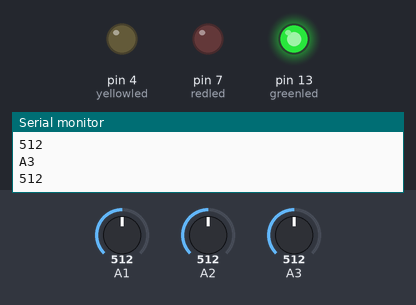
Bench run of a sketch on a simulated Arduino Uno, built with avr-gcc and run on an emulated ATmega328P. Parts: output pins drawn as LEDs (lit = HIGH), the last lines printed to the serial monitor. The inputs (shaded band) are chosen by the test bench; at power-on: A3 = 512, A1 = 512, A2 = 512.

Above: at 1.2 s.
1.3 s: A3 set to 40
At 2.3 s:
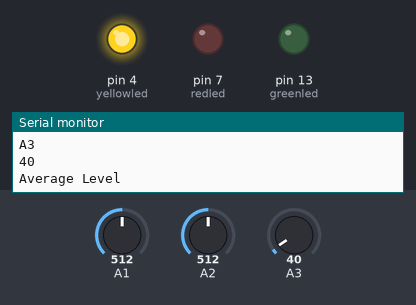
2.8 s: A1 set to 40
At 4.0 s:
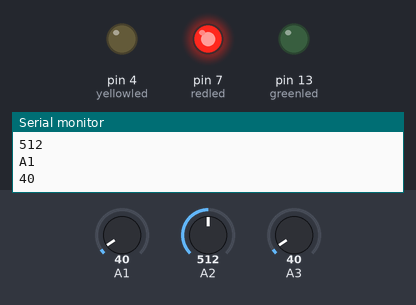
4.3 s: A1 set to 122
At 5.4 s:
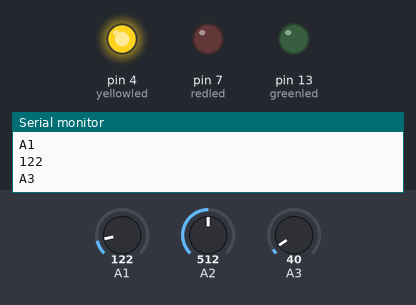
5.8 s: A1 set to 0
At 6.1 s:
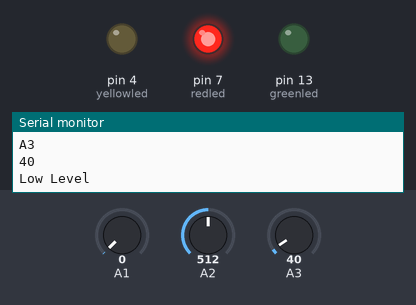
Timing chart, 0 to 8.3 s (numbered marks = the images above; inputs shaded):
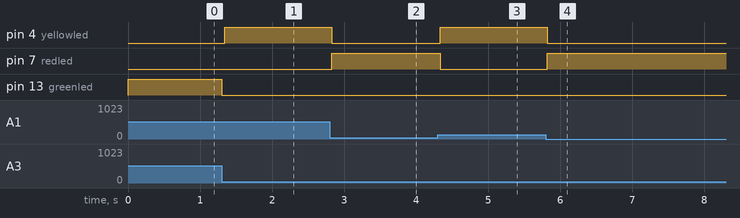

Measured:
- after the input at 1.3 s, pin 4 (yellowled): LOW → HIGH at once; pin 13 (greenled): HIGH → LOW at once
- after the input at 2.8 s, pin 4 (yellowled): HIGH → LOW at once; pin 7 (redled): LOW → HIGH at once
- after the input at 4.3 s, pin 4 (yellowled): LOW → HIGH at once; pin 7 (redled): HIGH → LOW at once
- after the input at 5.8 s, pin 4 (yellowled): HIGH → LOW at once; pin 7 (redled): LOW → HIGH at once

The sketch:

task0.ino
```cpp
int redled = 7 ;
int yellowled = 4 ;
int greenled = 13 ;

void setup() {
  Serial.begin(9600);
  pinMode(redled,OUTPUT);
  pinMode(yellowled,OUTPUT);
  pinMode(greenled,OUTPUT);
}
void loop() {
  Serial.println("A2");
  Serial.println(analogRead(A2));
  Serial.println("A1");
  Serial.println(analogRead(A1));
  Serial.println("A3");
  Serial.println(analogRead(A3));
  if (analogRead(A2) > 50 && analogRead(A1) <50  && analogRead(A3) <50){
    Serial.println ("Low Level");
    digitalWrite(redled,HIGH);
    digitalWrite(yellowled,LOW);
    digitalWrite(greenled,LOW);

    }
  else if (analogRead(A2) > 50 && analogRead(A1) > 50 && analogRead(A3) < 50 ){
    Serial.println ("Average Level");
    digitalWrite(yellowled,HIGH);
    digitalWrite(redled, LOW);
    digitalWrite(greenled,LOW);

    }
   else if (analogRead(A2) > 50 && analogRead(A1) > 50 && analogRead(A3) > 50 ){
    Serial.println ("High Level");
    digitalWrite(yellowled,LOW);
    digitalWrite(redled, LOW);
    digitalWrite(greenled, HIGH);
   }
   else {
    digitalWrite(yellowled,LOW);
    digitalWrite(redled, LOW);
    digitalWrite(greenled, LOW);
    }

}
```
